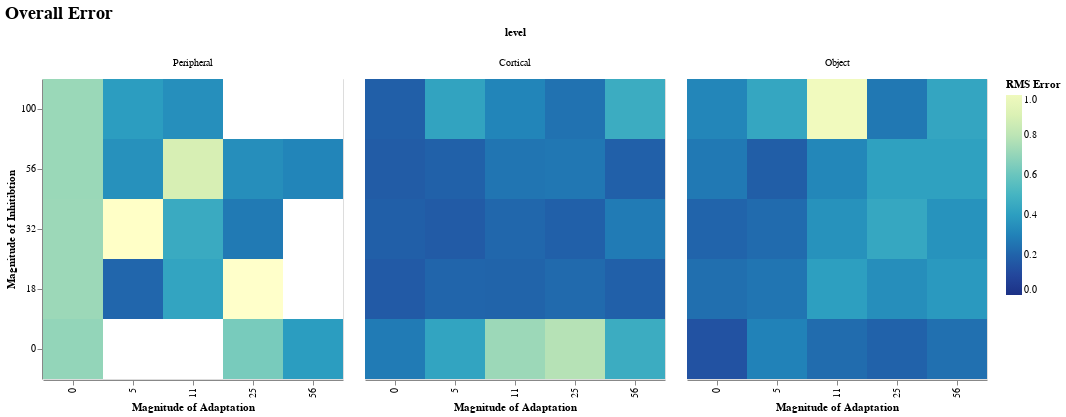

The code cell stored with this chart in its notebook:
### Code cell
df_combined |>
  @vlplot(:rect, width=300, height=300,
          title={text="Overall Error",fontSize=18},
          column={field=:level, typ="nominal", sort=["Peripheral", "Cortical", "Object"]},
          x={field=:c_a, typ="ordinal", sort = "ascending",
             axis={title="Magnitude of Adaptation"}},
          y={field=:c_m, typ="ordinal", sort = "descending",
             axis={title="Magnitude of Inhitibtion"}},
          color={field="rms", aggregate="mean", typ="quantitative", sort="descending",
                 legend={title="RMS Error"}, scale={domain = [0,1]}},
          config={range={heatmap={scheme="yellowgreenblue"}},
                  invalidValues="filter"})

### Figure 1 — Vega-Lite specification as saved in the notebook (floating-point values rounded to 4 significant figures)
{"config": {"invalidValues": "filter", "range": {"heatmap": {"scheme": "yellowgreenblue"}}}, "data": {"values": [{"c_a": 0, "c_m": 0, "kurt": 0.1278, "level": "Object", "rms": 0.141, "skew": -0.2784, "stream_rms": 0.0951}, {"c_a": 0, "c_m": 18, "kurt": -0.7006, "level": "Object", "rms": 0.2375, "skew": 0.1929, "stream_rms": 0.09642}, {"c_a": 0, "c_m": 32, "kurt": -0.5758, "level": "Object", "rms": 0.2048, "skew": 0.1136, "stream_rms": 0.09965}, {"c_a": 0, "c_m": 56, "kurt": -0.8533, "level": "Object", "rms": 0.2712, "skew": -0.09826, "stream_rms": 0.09505}, {"c_a": 0, "c_m": 100, "kurt": -0.9676, "level": "Object", "rms": 0.3145, "skew": 0.324, "stream_rms": 0.09539}, {"c_a": 5, "c_m": 0, "kurt": -0.876, "level": "Object", "rms": 0.3004, "skew": 0.08835, "stream_rms": 0.1386}, {"c_a": 5, "c_m": 18, "kurt": -0.7463, "level": "Object", "rms": 0.2587, "skew": 0.2264, "stream_rms": 0.1103}, {"c_a": 5, "c_m": 32, "kurt": -0.6728, "level": "Object", "rms": 0.2263, "skew": 0.1044, "stream_rms": 0.0972}, {"c_a": 5, "c_m": 56, "kurt": -0.4787, "level": "Object", "rms": 0.1818, "skew": 0.1813, "stream_rms": 0.09171}, {"c_a": 5, "c_m": 100, "kurt": 1.351, "level": "Object", "rms": 0.4378, "skew": -0.6261, "stream_rms": 0.07187}, {"c_a": 11, "c_m": 0, "kurt": -0.494, "level": "Object", "rms": 0.2295, "skew": 0.1618, "stream_rms": 0.1503}, {"c_a": 11, "c_m": 18, "kurt": -1.125, "level": "Object", "rms": 0.4033, "skew": -0.2812, "stream_rms": 0.1948}, {"c_a": 11, "c_m": 32, "kurt": -1.038, "level": "Object", "rms": 0.3559, "skew": 0.2237, "stream_rms": 0.1566}, {"c_a": 11, "c_m": 56, "kurt": -0.9205, "level": "Object", "rms": 0.317, "skew": 0.3354, "stream_rms": 0.124}, {"c_a": 11, "c_m": 100, "kurt": 3.41, "level": "Object", "rms": 1.012, "skew": -0.7295, "stream_rms": 0.08797}, {"c_a": 25, "c_m": 0, "kurt": -0.2351, "level": "Object", "rms": 0.1966, "skew": 0.2495, "stream_rms": 0.1471}, {"c_a": 25, "c_m": 18, "kurt": -0.9295, "level": "Object", "rms": 0.3435, "skew": 0.06674, "stream_rms": 0.1849}, {"c_a": 25, "c_m": 32, "kurt": -1.261, "level": "Object", "rms": 0.4392, "skew": -0.2352, "stream_rms": 0.2046}, {"c_a": 25, "c_m": 56, "kurt": -1.262, "level": "Object", "rms": 0.4118, "skew": 0.0126, "stream_rms": 0.1661}, {"c_a": 25, "c_m": 100, "kurt": -0.7495, "level": "Object", "rms": 0.2664, "skew": 0.06237, "stream_rms": 0.1337}, {"c_a": 56, "c_m": 0, "kurt": -0.4462, "level": "Object", "rms": 0.2429, "skew": 0.208, "stream_rms": 0.1705}, {"c_a": 56, "c_m": 18, "kurt": -1.04, "level": "Object", "rms": 0.3824, "skew": 0.01935, "stream_rms": 0.2051}, {"c_a": 56, "c_m": 32, "kurt": -0.9218, "level": "Object", "rms": 0.3591, "skew": -0.1853, "stream_rms": 0.2036}, {"c_a": 56, "c_m": 56, "kurt": -1.217, "level": "Object", "rms": 0.4124, "skew": 0.004694, "stream_rms": 0.187}, {"c_a": 56, "c_m": 100, "kurt": -1.314, "level": "Object", "rms": 0.4325, "skew": -0.07846, "stream_rms": 0.1788}, {"c_a": 0, "c_m": 0, "kurt": 0.5476, "level": "Cortical", "rms": 0.2785, "skew": -0.6393, "stream_rms": 0.1179}, {"c_a": 0, "c_m": 18, "kurt": -0.5502, "level": "Cortical", "rms": 0.1695, "skew": -0.02153, "stream_rms": 0.05113}, {"c_a": 0, "c_m": 32, "kurt": 0.3028, "level": "Cortical", "rms": 0.1845, "skew": -0.4884, "stream_rms": 0.06984}, {"c_a": 0, "c_m": 56, "kurt": -0.515, "level": "Cortical", "rms": 0.1749, "skew": -0.2901, "stream_rms": 0.03333}, {"c_a": 0, "c_m": 100, "kurt": -0.4751, "level": "Cortical", "rms": 0.1853, "skew": -0.02214, "stream_rms": 0.1078}, {"c_a": 5, "c_m": 0, "kurt": -0.6653, "level": "Cortical", "rms": 0.4255, "skew": -0.7691, "stream_rms": 0.2668}, {"c_a": 5, "c_m": 18, "kurt": -0.6801, "level": "Cortical", "rms": 0.2075, "skew": 0.116, "stream_rms": 0.05044}, {"c_a": 5, "c_m": 32, "kurt": -0.4102, "level": "Cortical", "rms": 0.1716, "skew": -0.3609, "stream_rms": 0.05853}, {"c_a": 5, "c_m": 56, "kurt": -0.3691, "level": "Cortical", "rms": 0.1915, "skew": -0.4451, "stream_rms": 0.0813}, {"c_a": 5, "c_m": 100, "kurt": -1.209, "level": "Cortical", "rms": 0.423, "skew": 0.07798, "stream_rms": 0.206}, {"c_a": 11, "c_m": 0, "kurt": 1.235, "level": "Cortical", "rms": 0.7202, "skew": -1.766, "stream_rms": 0.3144}, {"c_a": 11, "c_m": 18, "kurt": -0.6694, "level": "Cortical", "rms": 0.2016, "skew": 0.01845, "stream_rms": 0.04969}, {"c_a": 11, "c_m": 32, "kurt": 0.4646, "level": "Cortical", "rms": 0.2126, "skew": -0.5478, "stream_rms": 0.04055}, {"c_a": 11, "c_m": 56, "kurt": -0.4189, "level": "Cortical", "rms": 0.2574, "skew": -0.6167, "stream_rms": 0.1222}, {"c_a": 11, "c_m": 100, "kurt": -0.8152, "level": "Cortical", "rms": 0.3102, "skew": -0.443, "stream_rms": 0.1356}, {"c_a": 25, "c_m": 0, "kurt": 1.601, "level": "Cortical", "rms": 0.7826, "skew": -1.788, "stream_rms": 0.3151}, {"c_a": 25, "c_m": 18, "kurt": -0.6259, "level": "Cortical", "rms": 0.2241, "skew": 0.2157, "stream_rms": 0.1013}, {"c_a": 25, "c_m": 32, "kurt": -0.3446, "level": "Cortical", "rms": 0.1894, "skew": -0.3827, "stream_rms": 0.1017}, {"c_a": 25, "c_m": 56, "kurt": -0.3181, "level": "Cortical", "rms": 0.2635, "skew": -0.694, "stream_rms": 0.125}, {"c_a": 25, "c_m": 100, "kurt": -0.06216, "level": "Cortical", "rms": 0.2468, "skew": -0.6975, "stream_rms": 0.1226}, {"c_a": 56, "c_m": 0, "kurt": -1.217, "level": "Cortical", "rms": 0.4623, "skew": -0.304, "stream_rms": 0.2488}, {"c_a": 56, "c_m": 18, "kurt": 0.163, "level": "Cortical", "rms": 0.1904, "skew": -0.5177, "stream_rms": 0.09362}, {"c_a": 56, "c_m": 32, "kurt": -0.7312, "level": "Cortical", "rms": 0.2785, "skew": -0.05606, "stream_rms": 0.1567}, {"c_a": 56, "c_m": 56, "kurt": -0.04888, "level": "Cortical", "rms": 0.1899, "skew": -0.3725, "stream_rms": 0.135}, {"c_a": 56, "c_m": 100, "kurt": 0.8911, "level": "Cortical", "rms": 0.4642, "skew": -1.109, "stream_rms": 0.1875}, {"c_a": 0, "c_m": 0, "kurt": -1.899, "level": "Peripheral", "rms": 0.6982, "skew": 1.041, "stream_rms": 0.2695}, {"c_a": 0, "c_m": 18, "kurt": -2, "level": "Peripheral", "rms": 0.7191, "skew": 1, "stream_rms": 0.2745}, {"c_a": 0, "c_m": 32, "kurt": -2, "level": "Peripheral", "rms": 0.7183, "skew": 1, "stream_rms": 0.2729}, {"c_a": 0, "c_m": 56, "kurt": -2, "level": "Peripheral", "rms": 0.7157, "skew": 1, "stream_rms": 0.2676}, {"c_a": 0, "c_m": 100, "kurt": -2, "level": "Peripheral", "rms": 0.7156, "skew": 1, "stream_rms": 0.2676}, {"c_a": 5, "c_m": 0, "kurt": 9.387, "level": "Peripheral", "rms": 2.832, "skew": -2.733, "stream_rms": 0.2055}, {"c_a": 5, "c_m": 18, "kurt": 0.05395, "level": "Peripheral", "rms": 0.2112, "skew": -0.7043, "stream_rms": 0.04763}, {"c_a": 5, "c_m": 32, "kurt": 3.47, "level": "Peripheral", "rms": 1.107, "skew": -1.599, "stream_rms": 0.07743}, {"c_a": 5, "c_m": 56, "kurt": -1.013, "level": "Peripheral", "rms": 0.3534, "skew": 0.04826, "stream_rms": 0.1715}, {"c_a": 5, "c_m": 100, "kurt": 0.02922, "level": "Peripheral", "rms": 0.3961, "skew": -1.056, "stream_rms": 0.2189}, {"c_a": 11, "c_m": 0, "kurt": 5.55, "level": "Peripheral", "rms": 1.762, "skew": -2.181, "stream_rms": 0.3274}, {"c_a": 11, "c_m": 18, "kurt": 0.9329, "level": "Peripheral", "rms": 0.4279, "skew": -0.9596, "stream_rms": 0.1594}, {"c_a": 11, "c_m": 32, "kurt": 1.068, "level": "Peripheral", "rms": 0.4546, "skew": -1.099, "stream_rms": 0.09011}, {"c_a": 11, "c_m": 56, "kurt": 2.597, "level": "Peripheral", "rms": 0.885, "skew": -1.608, "stream_rms": 0.06593}, {"c_a": 11, "c_m": 100, "kurt": -1.116, "level": "Peripheral", "rms": 0.3448, "skew": -0.03115, "stream_rms": 0.1063}, {"c_a": 25, "c_m": 0, "kurt": 1.205, "level": "Peripheral", "rms": 0.6356, "skew": -1.589, "stream_rms": 0.233}, {"c_a": 25, "c_m": 18, "kurt": 3.221, "level": "Peripheral", "rms": 1.149, "skew": -1.963, "stream_rms": 0.318}, {"c_a": 25, "c_m": 32, "kurt": 0.371, "level": "Peripheral", "rms": 0.2728, "skew": -0.6753, "stream_rms": 0.1368}, {"c_a": 25, "c_m": 56, "kurt": 0.6743, "level": "Peripheral", "rms": 0.3421, "skew": -0.8942, "stream_rms": 0.09678}, {"c_a": 25, "c_m": 100, "kurt": 5.652, "level": "Peripheral", "rms": 1.761, "skew": -2.279, "stream_rms": 0.07608}, {"c_a": 56, "c_m": 0, "kurt": -1.161, "level": "Peripheral", "rms": 0.3951, "skew": -0.2756, "stream_rms": 0.1675}, {"c_a": 56, "c_m": 18, "kurt": 20.3, "level": "Peripheral", "rms": 6.01, "skew": -4.389, "stream_rms": 0.3441}, {"c_a": 56, "c_m": 32, "kurt": 9.633, "level": "Peripheral", "rms": 2.942, "skew": -3.055, "stream_rms": 0.3288}, {"c_a": 56, "c_m": 56, "kurt": 0.5348, "level": "Peripheral", "rms": 0.3114, "skew": -0.7474, "stream_rms": 0.1411}, {"c_a": 56, "c_m": 100, "kurt": 6.579, "level": "Peripheral", "rms": 1.997, "skew": -2.022, "stream_rms": 0.1691}]}, "encoding": {"color": {"aggregate": "mean", "field": "rms", "legend": {"title": "RMS Error"}, "scale": {"domain": [0, 1]}, "sort": "descending", "type": "quantitative"}, "column": {"field": "level", "sort": ["Peripheral", "Cortical", "Object"], "type": "nominal"}, "x": {"axis": {"title": "Magnitude of Adaptation"}, "field": "c_a", "sort": "ascending", "type": "ordinal"}, "y": {"axis": {"title": "Magnitude of Inhitibtion"}, "field": "c_m", "sort": "descending", "type": "ordinal"}}, "height": 300, "mark": "rect", "title": {"fontSize": 18, "text": "Overall Error"}, "width": 300}
